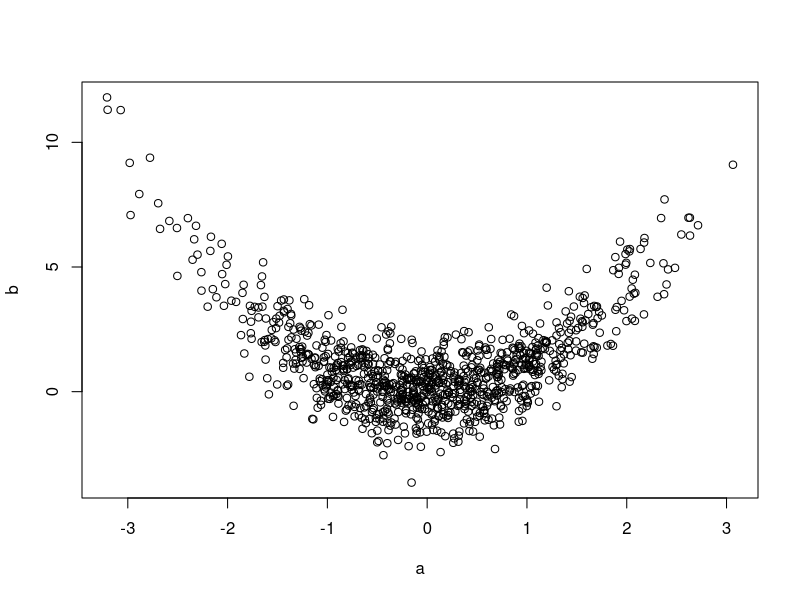
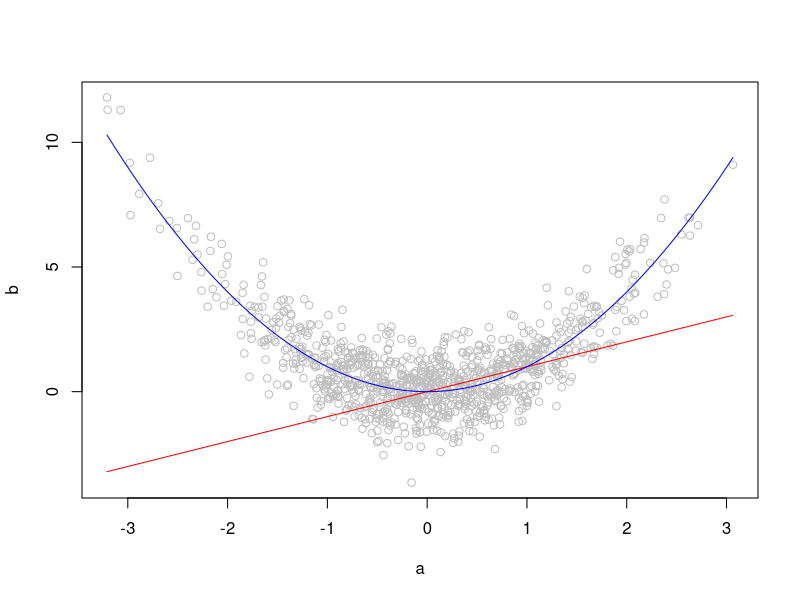
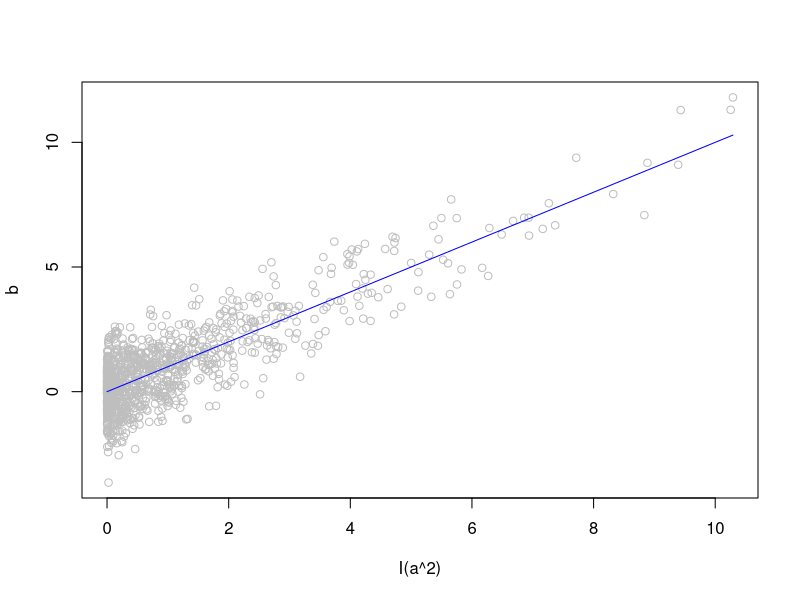
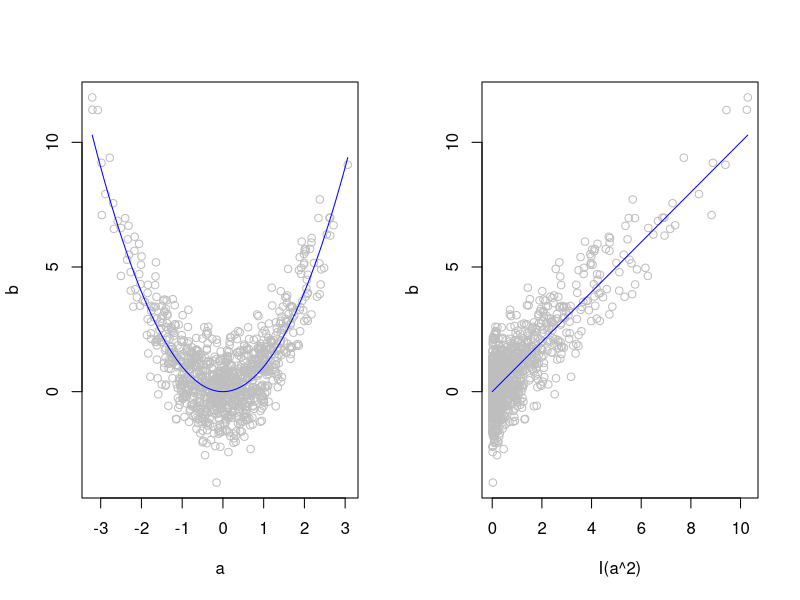

Generate these figures, in order, with R:
# Correlation and partial correlation

# Correlation
# The correlation coefficients speaks to degree to which two variables can be summarized by a straight line.
set.seed(1)
n <- 1000
x1 <- rnorm(n,-1,10)
x2 <- rnorm(n,3,2)
y <- 5*x1 + x2 + rnorm(n,1,2)

# To obtain the correlation of two variables we simply list them consecutively:
cor(x1,x2)
# If we want to test the significance of the correlation, we need to use the `cor.test` function:
cor.test(x1,x2)
# To obtain a correlation matrix, we have to supply an input matrix:
cor(cbind(x1,x2,y))



# Correlations of non-linear relationships
a <- rnorm(n)
b <- a^2 + rnorm(n)
# If we plot the relationship of `b` on `a`, we see a strong (non-linear) relationship:
plot(b~a)
# Yet the correlation between the two variables is low:
cor(a,b)
cor.test(a,b)
# If we can identify the functional form of the relationship, however, we can figure out what the relationship really is:
plot(b~a, col='gray')
# Clearly a linear relationship is inappropriate:
curve((x), col='red', add=TRUE)
# But what about `y ~ x^2` (of course, we know this is correct:
curve((x^2), col='blue', add=TRUE)
# The correlation between `b` and `a`^2 is thus much higher:
cor(a^2,b)
# We can see this visually by plotting `b` against the transformed `a` variable:
plot(b ~ I(a^2), col='gray')
# If we now overlay a linear relationship, we see how well the tranformed data are represented by a line:
curve((x), col='blue', add=TRUE)
# Now let's see this side-by-side to see how the transform works:
layout(matrix(1:2,nrow=1))
plot(b~a, col='gray')
curve((x^2), col='blue', add=TRUE)
plot(b ~ I(a^2), col='gray')
curve((x), col='blue', add=TRUE)



# Partial correlations
# An approach that is sometimes used to examine the effects of variables involves "partial correlations."
# A partial correlation measures the strength of the linear relationship between two variables, controlling for the influence of one or more covariates.
# For example, the correlation of  `y` and `z` is:
z <- x1 + rnorm(n,0,2)
cor(y,z)
# This correlation might be inflated or deflated to do the common antecedent variable `x1` in both `y` and `z`.
# Thus we may want to remove the variation due to `x1` from both `y` and `z` via linear regression:
part1 <- lm(y~x1)
part2 <- lm(z~x1)
# The correlation of the residuals of those two models is thus the partial correlation:
cor(part1$residual,part2$residual)
# As we can see, the correlation between these variables is actually much lower once we account for the variation attributable to `x1`.
